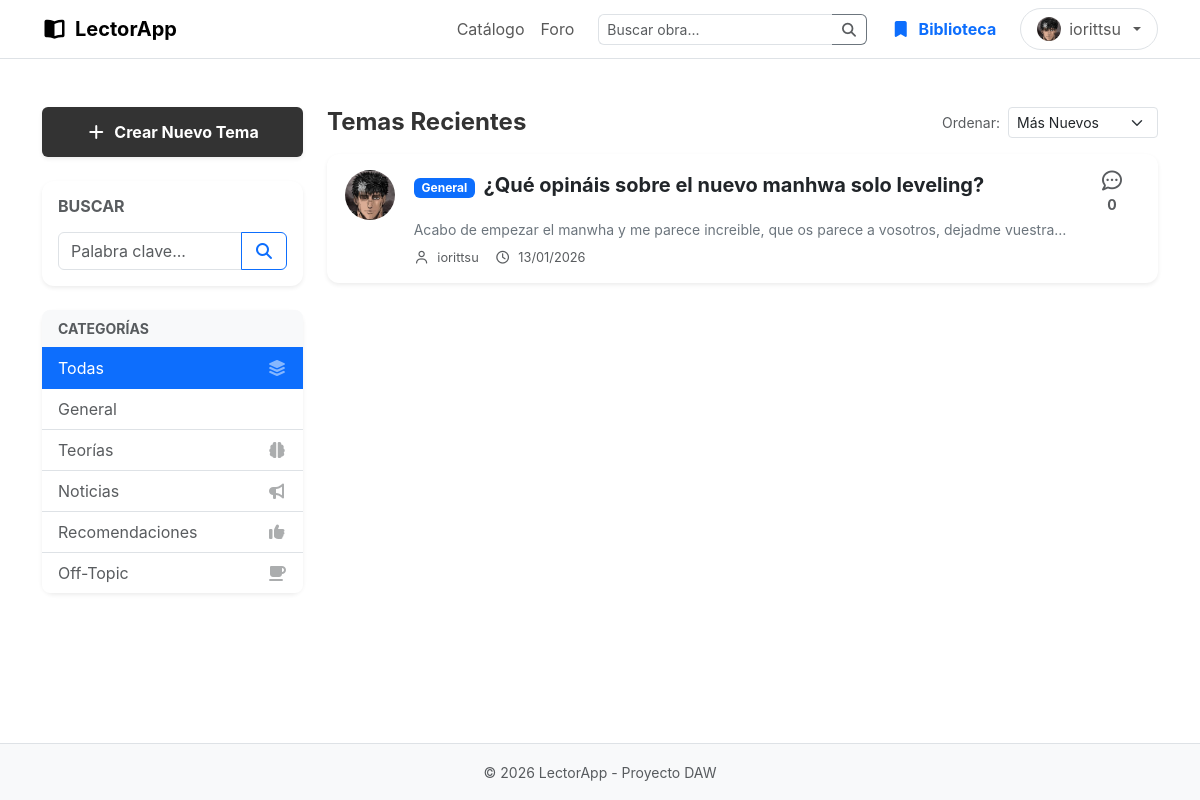
Screenshot of /foro.php (signed in) with the database file from the repository.
### tables this page shows
CREATE TABLE `foro_temas` (
  `id` int(11) NOT NULL,
  `usuario_id` int(11) NOT NULL,
  `titulo` varchar(150) NOT NULL,
  `contenido` text NOT NULL,
  `fecha` datetime DEFAULT current_timestamp(),
  `categoria` varchar(50) NOT NULL DEFAULT 'General',
  `fecha_edicion` datetime DEFAULT NULL
);

CREATE TABLE `usuarios` (
  `id` int(11) NOT NULL,
  `nombre` varchar(50) NOT NULL,
  `email` varchar(100) NOT NULL,
  `password` varchar(255) NOT NULL,
  `rol` enum('admin','lector') DEFAULT 'lector',
  `fecha_registro` datetime DEFAULT current_timestamp(),
  `foto` varchar(255) DEFAULT NULL
);

### foro.php (the view, shortened to what this page needs)
<?php
require 'includes/db.php';
$busqueda = isset($_GET['q']) ? $conn->real_escape_string($_GET['q']) : '';
$categoria = isset($_GET['cat']) ? $_GET['cat'] : 'todas';
$orden = isset($_GET['orden']) ? $_GET['orden'] : 'recientes';
$sql = "SELECT t.*, u.nombre, u.foto, u.rol,
        (SELECT COUNT(*) FROM foro_respuestas WHERE tema_id = t.id) as num_respuestas
        FROM foro_temas t
        JOIN usuarios u ON t.usuario_id = u.id
        WHERE 1=1";
if ($orden === 'populares') {
    $sql .= " ORDER BY num_respuestas DESC, t.fecha DESC";
} elseif ($orden === 'antiguos') {
    $sql .= " ORDER BY t.fecha ASC";
} else {
    $sql .= " ORDER BY t.fecha DESC";
}
$resultado = $conn->query($sql);
function badgeColor($cat) {
    switch($cat) {
        default: return 'bg-primary';
    }
}
?>
<?php include 'includes/header.php'; ?>
<main class="container py-5">
    <div class="row">
        <div class="col-lg-3 mb-4">
            <?php if(isset($_SESSION['usuario'])): ?>
                <a href="crear_tema.php" class="btn btn-primary w-100 mb-4 fw-bold shadow-sm">
                    <i class="fas fa-plus me-2"></i>Crear Nuevo Tema
                </a>
            <?php else: ?>
                <div class="alert alert-info small text-center mb-4">
                    <a href="login.php" class="fw-bold">Entra</a> para crear temas.
                </div>
            <?php endif; ?>
            <div class="card shadow-sm border-0 mb-4">
                <div class="card-body">
                    <h6 class="fw-bold text-muted mb-3">BUSCAR</h6>
                    <form action="" method="GET">
                        <div class="input-group">
                            <input type="text" name="q" class="form-control" placeholder="Palabra clave..." value="<?php echo htmlspecialchars($busqueda); ?>">
                            <button class="btn btn-outline-primary" type="submit"><i class="fas fa-search"></i></button>
                        </div>
                    </form>
                </div>
            </div>
            <div class="card shadow-sm border-0 mb-4">
                <div class="card-body p-0">
                    <div class="list-group list-group-flush rounded-3">
                        <div class="list-group-item bg-light fw-bold text-muted small">CATEGORÍAS</div>
                        <a href="foro.php?cat=todas" class="list-group-item list-group-item-action d-flex justify-content-between align-items-center <?php echo $categoria=='todas'?'active':''; ?>">
                            Todas
                            <i class="fas fa-layer-group opacity-50"></i>
                        </a>
                        <a href="foro.php?cat=General" class="list-group-item list-group-item-action d-flex justify-content-between align-items-center <?php echo $categoria=='General'?'active':''; ?>">
                            General
                        </a>
                        <a href="foro.php?cat=Teorías" class="list-group-item list-group-item-action d-flex justify-content-between align-items-center <?php echo $categoria=='Teorías'?'active':''; ?>">
                            Teorías
                            <i class="fas fa-brain opacity-50"></i>
                        </a>
                        <a href="foro.php?cat=Noticias" class="list-group-item list-group-item-action d-flex justify-content-between align-items-center <?php echo $categoria=='Noticias'?'active':''; ?>">
                            Noticias
                            <i class="fas fa-bullhorn opacity-50"></i>
                        </a>
                        <a href="foro.php?cat=Recomendaciones" class="list-group-item list-group-item-action d-flex justify-content-between align-items-center <?php echo $categoria=='Recomendaciones'?'active':''; ?>">
                            Recomendaciones
                            <i class="fas fa-thumbs-up opacity-50"></i>
                        </a>
                        <a href="foro.php?cat=Off-Topic" class="list-group-item list-group-item-action d-flex justify-content-between align-items-center <?php echo $categoria=='Off-Topic'?'active':''; ?>">
                            Off-Topic
                            <i class="fas fa-coffee opacity-50"></i>
                        </a>
                    </div>
                </div>
            </div>
        </div>
        <div class="col-lg-9">
            <div class="d-flex justify-content-between align-items-center mb-3">
                <h4 class="fw-bold mb-0">
                    <?php echo ($categoria === 'todas') ? 'Temas Recientes' : 'Categoría: ' . htmlspecialchars($categoria); ?>
                </h4>
                <form action="" method="GET" class="d-flex align-items-center">
                    <label class="me-2 small text-muted">Ordenar:</label>
                    <select name="orden" class="form-select form-select-sm" onchange="this.form.submit()" style="width: 140px;">
                        <option value="recientes" <?php echo $orden=='recientes'?'selected':''; ?>>Más Nuevos</option>
                    </select>
                </form>
            </div>
            <div class="d-flex flex-column gap-3">
                <?php if ($resultado->num_rows > 0): ?>
                    <?php while($tema = $resultado->fetch_assoc()): ?>
                        <div class="card shadow-sm border-0 tema-card">
                            <div class="card-body d-flex gap-3">
                                <div class="text-center d-none d-sm-block" style="width: 60px;">
                                    <?php $foto = !empty($tema['foto']) ? $tema['foto'] : 'https://via.placeholder.com/50'; ?>
                                    <img src="<?php echo $foto; ?>" class="rounded-circle mb-1" width="50" height="50" style="object-fit:cover;">
                                </div>
                                <div class="flex-grow-1">
                                    <div class="d-flex justify-content-between align-items-start mb-1">
                                        <div>
                                            <span class="badge <?php echo badgeColor($tema['categoria']); ?> mb-1 me-1"><?php echo $tema['categoria']; ?></span>
                                            <a href="tema.php?id=<?php echo $tema['id']; ?>" class="text-decoration-none text-dark fw-bold fs-5 stretched-link">
                                                <?php echo htmlspecialchars($tema['titulo']); ?>
                                            </a>
                                        </div>
                                        <div class="text-center text-muted ms-3" style="min-width: 60px;">
                                            <i class="far fa-comment-dots fs-5"></i>
                                            <div class="small fw-bold"><?php echo $tema['num_respuestas']; ?></div>
                                        </div>
                                    </div>
                                    <p class="text-secondary small mb-2 text-truncate" style="max-width: 90%;">
                                        <?php echo htmlspecialchars(substr($tema['contenido'], 0, 120)) . '...'; ?>
                                    </p>
                                    <div class="d-flex align-items-center text-muted" style="font-size: 0.8rem;">
                                        <span class="me-3"><i class="far fa-user me-1"></i> <?php echo $tema['nombre']; ?></span>
                                        <span><i class="far fa-clock me-1"></i> <?php echo date('d/m/Y', strtotime($tema['fecha'])); ?></span>
                                    </div>
                                </div>
                            </div>
                        </div>
                    <?php endwhile; ?>
                <?php endif; ?>
            </div>
        </div>
    </div>
</main>
<?php include 'includes/footer.php'; ?>

### assets/css/styles.css (style rules this page uses)
:root { --primary-color: #333; --accent-color: #f4f4f5; --star-color: #fbbf24; --blue-action: #2563eb; }
* { margin: 0; padding: 0; box-sizing: border-box; }
body { font-family: 'Inter', sans-serif; background-color: #fff; color: var(--primary-color); display: flex; flex-direction: column; min-height: 100vh; }
main { padding: 2rem 5%; max-width: 1400px; margin: 0 auto; flex: 1; width: 100%; }
select { padding: 0.5rem 1rem; border: 1px solid #eaeaea; border-radius: 6px; background-color: #fff; cursor: pointer; min-width: 150px; }
button { padding: 0.5rem 1rem; cursor: pointer; background: #fff; border: 1px solid #ccc; border-radius: 6px; }
.card { background: #fff; border-radius: 12px; cursor: pointer; transition: transform 0.2s; display: flex; flex-direction: column; text-decoration: none; color: inherit; border: 1px solid transparent; }
.btn-primary { background-color: var(--primary-color); color: white; padding: 0.8rem 1.5rem; border: none; border-radius: 6px; cursor: pointer; width: 100%; font-weight: 600; }

### rows the page displays
foro_temas: usuario.foto (picture), categoria "General", titulo "¿Qué opináis sobre el nuevo manhwa solo leveling?", num_respuestas "0", contenido "Acabo de empezar el manwha y me parece increible, que os parece a vosotros, dejadme vuestra…", usuario.nombre "iorittsu", fecha "13/01/2026"

### other values shown
$_SESSION['usuario'] "iorittsu"
